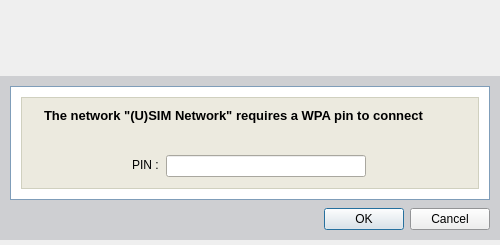
<ui version="4.0" >
 <class>Dialog</class>
 <widget class="QDialog" name="Dialog" >
  <property name="windowModality" >
   <enum>Qt::ApplicationModal</enum>
  </property>
  <property name="geometry" >
   <rect>
    <x>0</x>
    <y>0</y>
    <width>500</width>
    <height>245</height>
   </rect>
  </property>
  <property name="sizePolicy" >
   <sizepolicy vsizetype="Fixed" hsizetype="Preferred" >
    <horstretch>0</horstretch>
    <verstretch>0</verstretch>
   </sizepolicy>
  </property>
  <property name="minimumSize" >
   <size>
    <width>500</width>
    <height>245</height>
   </size>
  </property>
  <property name="maximumSize" >
   <size>
    <width>500</width>
    <height>245</height>
   </size>
  </property>
  <property name="font" >
   <font>
    <family>Arial</family>
    <pointsize>9</pointsize>
   </font>
  </property>
  <property name="windowTitle" >
   <string>PIN Required</string>
  </property>
  <property name="windowIcon" >
   <iconset>icons/prod_color.png</iconset>
  </property>
  <property name="sizeGripEnabled" >
   <bool>false</bool>
  </property>
  <property name="modal" >
   <bool>true</bool>
  </property>
  <layout class="QVBoxLayout" >
   <property name="spacing" >
    <number>0</number>
   </property>
   <property name="leftMargin" >
    <number>0</number>
   </property>
   <property name="topMargin" >
    <number>0</number>
   </property>
   <property name="rightMargin" >
    <number>0</number>
   </property>
   <property name="bottomMargin" >
    <number>0</number>
   </property>
   <item>
    <widget class="QFrame" name="headerFrame" >
     <property name="sizePolicy" >
      <sizepolicy vsizetype="Fixed" hsizetype="Preferred" >
       <horstretch>0</horstretch>
       <verstretch>0</verstretch>
      </sizepolicy>
     </property>
     <property name="minimumSize" >
      <size>
       <width>500</width>
       <height>70</height>
      </size>
     </property>
     <property name="maximumSize" >
      <size>
       <width>500</width>
       <height>70</height>
      </size>
     </property>
     <property name="frameShape" >
      <enum>QFrame::NoFrame</enum>
     </property>
     <property name="frameShadow" >
      <enum>QFrame::Raised</enum>
     </property>
     <layout class="QHBoxLayout" >
      <property name="spacing" >
       <number>0</number>
      </property>
      <property name="leftMargin" >
       <number>0</number>
      </property>
      <property name="topMargin" >
       <number>0</number>
      </property>
      <property name="rightMargin" >
       <number>0</number>
      </property>
      <property name="bottomMargin" >
       <number>0</number>
      </property>
      <item>
       <widget class="QLabel" name="headerLeft" >
        <property name="text" >
         <string/>
        </property>
        <property name="pixmap" >
         <pixmap>images/banner_left_short.png</pixmap>
        </property>
       </widget>
      </item>
      <item>
       <widget class="QLabel" name="headerRight" >
        <property name="text" >
         <string/>
        </property>
        <property name="pixmap" >
         <pixmap>images/banner_right_short.png</pixmap>
        </property>
       </widget>
      </item>
     </layout>
    </widget>
   </item>
   <item>
    <widget class="QFrame" name="mainFrame" >
     <property name="sizePolicy" >
      <sizepolicy vsizetype="Fixed" hsizetype="Preferred" >
       <horstretch>0</horstretch>
       <verstretch>0</verstretch>
      </sizepolicy>
     </property>
     <property name="palette" >
      <palette>
       <active>
        <colorrole role="Base" >
         <brush brushstyle="SolidPattern" >
          <color alpha="255" >
           <red>255</red>
           <green>255</green>
           <blue>255</blue>
          </color>
         </brush>
        </colorrole>
        <colorrole role="Window" >
         <brush brushstyle="SolidPattern" >
          <color alpha="255" >
           <red>206</red>
           <green>207</green>
           <blue>210</blue>
          </color>
         </brush>
        </colorrole>
       </active>
       <inactive>
        <colorrole role="Base" >
         <brush brushstyle="SolidPattern" >
          <color alpha="255" >
           <red>255</red>
           <green>255</green>
           <blue>255</blue>
          </color>
         </brush>
        </colorrole>
        <colorrole role="Window" >
         <brush brushstyle="SolidPattern" >
          <color alpha="255" >
           <red>206</red>
           <green>207</green>
           <blue>210</blue>
          </color>
         </brush>
        </colorrole>
       </inactive>
       <disabled>
        <colorrole role="Base" >
         <brush brushstyle="SolidPattern" >
          <color alpha="255" >
           <red>206</red>
           <green>207</green>
           <blue>210</blue>
          </color>
         </brush>
        </colorrole>
        <colorrole role="Window" >
         <brush brushstyle="SolidPattern" >
          <color alpha="255" >
           <red>206</red>
           <green>207</green>
           <blue>210</blue>
          </color>
         </brush>
        </colorrole>
       </disabled>
      </palette>
     </property>
     <property name="autoFillBackground" >
      <bool>true</bool>
     </property>
     <property name="frameShape" >
      <enum>QFrame::NoFrame</enum>
     </property>
     <property name="frameShadow" >
      <enum>QFrame::Raised</enum>
     </property>
     <layout class="QVBoxLayout" >
      <property name="spacing" >
       <number>8</number>
      </property>
      <property name="leftMargin" >
       <number>10</number>
      </property>
      <property name="topMargin" >
       <number>10</number>
      </property>
      <property name="rightMargin" >
       <number>10</number>
      </property>
      <property name="bottomMargin" >
       <number>10</number>
      </property>
      <item>
       <widget class="QFrame" name="outerCosmeticFrame" >
        <property name="sizePolicy" >
         <sizepolicy vsizetype="Fixed" hsizetype="Preferred" >
          <horstretch>0</horstretch>
          <verstretch>0</verstretch>
         </sizepolicy>
        </property>
        <property name="palette" >
         <palette>
          <active>
           <colorrole role="WindowText" >
            <brush brushstyle="SolidPattern" >
             <color alpha="255" >
              <red>127</red>
              <green>157</green>
              <blue>185</blue>
             </color>
            </brush>
           </colorrole>
           <colorrole role="Base" >
            <brush brushstyle="SolidPattern" >
             <color alpha="255" >
              <red>255</red>
              <green>255</green>
              <blue>255</blue>
             </color>
            </brush>
           </colorrole>
           <colorrole role="Window" >
            <brush brushstyle="SolidPattern" >
             <color alpha="255" >
              <red>255</red>
              <green>255</green>
              <blue>255</blue>
             </color>
            </brush>
           </colorrole>
          </active>
          <inactive>
           <colorrole role="WindowText" >
            <brush brushstyle="SolidPattern" >
             <color alpha="255" >
              <red>127</red>
              <green>157</green>
              <blue>185</blue>
             </color>
            </brush>
           </colorrole>
           <colorrole role="Base" >
            <brush brushstyle="SolidPattern" >
             <color alpha="255" >
              <red>255</red>
              <green>255</green>
              <blue>255</blue>
             </color>
            </brush>
           </colorrole>
           <colorrole role="Window" >
            <brush brushstyle="SolidPattern" >
             <color alpha="255" >
              <red>255</red>
              <green>255</green>
              <blue>255</blue>
             </color>
            </brush>
           </colorrole>
          </inactive>
          <disabled>
           <colorrole role="WindowText" >
            <brush brushstyle="SolidPattern" >
             <color alpha="255" >
              <red>118</red>
              <green>116</green>
              <blue>108</blue>
             </color>
            </brush>
           </colorrole>
           <colorrole role="Base" >
            <brush brushstyle="SolidPattern" >
             <color alpha="255" >
              <red>255</red>
              <green>255</green>
              <blue>255</blue>
             </color>
            </brush>
           </colorrole>
           <colorrole role="Window" >
            <brush brushstyle="SolidPattern" >
             <color alpha="255" >
              <red>255</red>
              <green>255</green>
              <blue>255</blue>
             </color>
            </brush>
           </colorrole>
          </disabled>
         </palette>
        </property>
        <property name="autoFillBackground" >
         <bool>true</bool>
        </property>
        <property name="frameShape" >
         <enum>QFrame::Box</enum>
        </property>
        <property name="frameShadow" >
         <enum>QFrame::Plain</enum>
        </property>
        <layout class="QVBoxLayout" >
         <property name="leftMargin" >
          <number>10</number>
         </property>
         <property name="topMargin" >
          <number>10</number>
         </property>
         <property name="rightMargin" >
          <number>10</number>
         </property>
         <property name="bottomMargin" >
          <number>10</number>
         </property>
         <item>
          <widget class="QFrame" name="innerCosmeticFrame" >
           <property name="sizePolicy" >
            <sizepolicy vsizetype="Fixed" hsizetype="Preferred" >
             <horstretch>0</horstretch>
             <verstretch>0</verstretch>
            </sizepolicy>
           </property>
           <property name="minimumSize" >
            <size>
             <width>16</width>
             <height>16</height>
            </size>
           </property>
           <property name="maximumSize" >
            <size>
             <width>16777215</width>
             <height>16777215</height>
            </size>
           </property>
           <property name="palette" >
            <palette>
             <active>
              <colorrole role="WindowText" >
               <brush brushstyle="SolidPattern" >
                <color alpha="255" >
                 <red>208</red>
                 <green>208</green>
                 <blue>191</blue>
                </color>
               </brush>
              </colorrole>
              <colorrole role="Base" >
               <brush brushstyle="SolidPattern" >
                <color alpha="255" >
                 <red>255</red>
                 <green>255</green>
                 <blue>255</blue>
                </color>
               </brush>
              </colorrole>
              <colorrole role="Window" >
               <brush brushstyle="SolidPattern" >
                <color alpha="255" >
                 <red>236</red>
                 <green>234</green>
                 <blue>223</blue>
                </color>
               </brush>
              </colorrole>
             </active>
             <inactive>
              <colorrole role="WindowText" >
               <brush brushstyle="SolidPattern" >
                <color alpha="255" >
                 <red>208</red>
                 <green>208</green>
                 <blue>191</blue>
                </color>
               </brush>
              </colorrole>
              <colorrole role="Base" >
               <brush brushstyle="SolidPattern" >
                <color alpha="255" >
                 <red>255</red>
                 <green>255</green>
                 <blue>255</blue>
                </color>
               </brush>
              </colorrole>
              <colorrole role="Window" >
               <brush brushstyle="SolidPattern" >
                <color alpha="255" >
                 <red>236</red>
                 <green>234</green>
                 <blue>223</blue>
                </color>
               </brush>
              </colorrole>
             </inactive>
             <disabled>
              <colorrole role="WindowText" >
               <brush brushstyle="SolidPattern" >
                <color alpha="255" >
                 <red>127</red>
                 <green>127</green>
                 <blue>127</blue>
                </color>
               </brush>
              </colorrole>
              <colorrole role="Base" >
               <brush brushstyle="SolidPattern" >
                <color alpha="255" >
                 <red>236</red>
                 <green>234</green>
                 <blue>223</blue>
                </color>
               </brush>
              </colorrole>
              <colorrole role="Window" >
               <brush brushstyle="SolidPattern" >
                <color alpha="255" >
                 <red>236</red>
                 <green>234</green>
                 <blue>223</blue>
                </color>
               </brush>
              </colorrole>
             </disabled>
            </palette>
           </property>
           <property name="autoFillBackground" >
            <bool>true</bool>
           </property>
           <property name="frameShape" >
            <enum>QFrame::Box</enum>
           </property>
           <property name="frameShadow" >
            <enum>QFrame::Plain</enum>
           </property>
           <layout class="QVBoxLayout" >
            <property name="spacing" >
             <number>12</number>
            </property>
            <property name="leftMargin" >
             <number>10</number>
            </property>
            <property name="topMargin" >
             <number>10</number>
            </property>
            <property name="rightMargin" >
             <number>10</number>
            </property>
            <property name="bottomMargin" >
             <number>10</number>
            </property>
            <item>
             <widget class="QFrame" name="labelFrame" >
              <property name="sizePolicy" >
               <sizepolicy vsizetype="Fixed" hsizetype="Preferred" >
                <horstretch>0</horstretch>
                <verstretch>0</verstretch>
               </sizepolicy>
              </property>
              <property name="frameShape" >
               <enum>QFrame::NoFrame</enum>
              </property>
              <property name="frameShadow" >
               <enum>QFrame::Raised</enum>
              </property>
              <layout class="QHBoxLayout" >
               <property name="spacing" >
                <number>0</number>
               </property>
               <property name="leftMargin" >
                <number>12</number>
               </property>
               <property name="topMargin" >
                <number>0</number>
               </property>
               <property name="rightMargin" >
                <number>12</number>
               </property>
               <property name="bottomMargin" >
                <number>0</number>
               </property>
               <item>
                <widget class="QLabel" name="labelDialogMsg" >
                 <property name="sizePolicy" >
                  <sizepolicy vsizetype="Fixed" hsizetype="Preferred" >
                   <horstretch>0</horstretch>
                   <verstretch>0</verstretch>
                  </sizepolicy>
                 </property>
                 <property name="minimumSize" >
                  <size>
                   <width>0</width>
                   <height>34</height>
                  </size>
                 </property>
                 <property name="palette" >
                  <palette>
                   <active>
                    <colorrole role="WindowText" >
                     <brush brushstyle="SolidPattern" >
                      <color alpha="255" >
                       <red>0</red>
                       <green>0</green>
                       <blue>0</blue>
                      </color>
                     </brush>
                    </colorrole>
                   </active>
                   <inactive>
                    <colorrole role="WindowText" >
                     <brush brushstyle="SolidPattern" >
                      <color alpha="255" >
                       <red>0</red>
                       <green>0</green>
                       <blue>0</blue>
                      </color>
                     </brush>
                    </colorrole>
                   </inactive>
                   <disabled>
                    <colorrole role="WindowText" >
                     <brush brushstyle="SolidPattern" >
                      <color alpha="255" >
                       <red>127</red>
                       <green>127</green>
                       <blue>127</blue>
                      </color>
                     </brush>
                    </colorrole>
                   </disabled>
                  </palette>
                 </property>
                 <property name="font" >
                  <font>
                   <family>Arial</family>
                   <pointsize>10</pointsize>
                   <weight>75</weight>
                   <bold>true</bold>
                  </font>
                 </property>
                 <property name="text" >
                  <string>The network "(U)SIM Network" requires a WPA pin to connect</string>
                 </property>
                 <property name="alignment" >
                  <set>Qt::AlignLeading|Qt::AlignLeft|Qt::AlignTop</set>
                 </property>
                 <property name="wordWrap" >
                  <bool>true</bool>
                 </property>
                 <property name="indent" >
                  <number>0</number>
                 </property>
                </widget>
               </item>
              </layout>
             </widget>
            </item>
            <item>
             <widget class="QFrame" name="frame_5" >
              <property name="sizePolicy" >
               <sizepolicy vsizetype="Fixed" hsizetype="Preferred" >
                <horstretch>0</horstretch>
                <verstretch>0</verstretch>
               </sizepolicy>
              </property>
              <property name="minimumSize" >
               <size>
                <width>16</width>
                <height>16</height>
               </size>
              </property>
              <property name="frameShape" >
               <enum>QFrame::NoFrame</enum>
              </property>
              <property name="frameShadow" >
               <enum>QFrame::Raised</enum>
              </property>
              <layout class="QHBoxLayout" >
               <property name="spacing" >
                <number>4</number>
               </property>
               <property name="leftMargin" >
                <number>0</number>
               </property>
               <property name="topMargin" >
                <number>0</number>
               </property>
               <property name="rightMargin" >
                <number>0</number>
               </property>
               <property name="bottomMargin" >
                <number>0</number>
               </property>
               <item>
                <widget class="QFrame" name="labelsFrame" >
                 <property name="sizePolicy" >
                  <sizepolicy vsizetype="Preferred" hsizetype="Preferred" >
                   <horstretch>0</horstretch>
                   <verstretch>0</verstretch>
                  </sizepolicy>
                 </property>
                 <property name="frameShape" >
                  <enum>QFrame::NoFrame</enum>
                 </property>
                 <property name="frameShadow" >
                  <enum>QFrame::Raised</enum>
                 </property>
                 <layout class="QVBoxLayout" >
                  <property name="spacing" >
                   <number>6</number>
                  </property>
                  <property name="leftMargin" >
                   <number>0</number>
                  </property>
                  <property name="topMargin" >
                   <number>0</number>
                  </property>
                  <property name="rightMargin" >
                   <number>0</number>
                  </property>
                  <property name="bottomMargin" >
                   <number>0</number>
                  </property>
                  <item>
                   <widget class="QFrame" name="frame_10" >
                    <property name="sizePolicy" >
                     <sizepolicy vsizetype="Fixed" hsizetype="Preferred" >
                      <horstretch>0</horstretch>
                      <verstretch>0</verstretch>
                     </sizepolicy>
                    </property>
                    <property name="minimumSize" >
                     <size>
                      <width>16</width>
                      <height>22</height>
                     </size>
                    </property>
                    <property name="maximumSize" >
                     <size>
                      <width>16777215</width>
                      <height>22</height>
                     </size>
                    </property>
                    <property name="frameShape" >
                     <enum>QFrame::NoFrame</enum>
                    </property>
                    <property name="frameShadow" >
                     <enum>QFrame::Raised</enum>
                    </property>
                    <layout class="QHBoxLayout" >
                     <property name="spacing" >
                      <number>0</number>
                     </property>
                     <property name="leftMargin" >
                      <number>0</number>
                     </property>
                     <property name="topMargin" >
                      <number>0</number>
                     </property>
                     <property name="rightMargin" >
                      <number>0</number>
                     </property>
                     <property name="bottomMargin" >
                      <number>0</number>
                     </property>
                     <item>
                      <spacer>
                       <property name="orientation" >
                        <enum>Qt::Horizontal</enum>
                       </property>
                       <property name="sizeHint" >
                        <size>
                         <width>40</width>
                         <height>2</height>
                        </size>
                       </property>
                      </spacer>
                     </item>
                     <item>
                      <widget class="QLabel" name="labelPassword" >
                       <property name="sizePolicy" >
                        <sizepolicy vsizetype="Fixed" hsizetype="Preferred" >
                         <horstretch>0</horstretch>
                         <verstretch>0</verstretch>
                        </sizepolicy>
                       </property>
                       <property name="minimumSize" >
                        <size>
                         <width>0</width>
                         <height>22</height>
                        </size>
                       </property>
                       <property name="maximumSize" >
                        <size>
                         <width>16777215</width>
                         <height>22</height>
                        </size>
                       </property>
                       <property name="palette" >
                        <palette>
                         <active>
                          <colorrole role="WindowText" >
                           <brush brushstyle="SolidPattern" >
                            <color alpha="255" >
                             <red>0</red>
                             <green>0</green>
                             <blue>0</blue>
                            </color>
                           </brush>
                          </colorrole>
                         </active>
                         <inactive>
                          <colorrole role="WindowText" >
                           <brush brushstyle="SolidPattern" >
                            <color alpha="255" >
                             <red>0</red>
                             <green>0</green>
                             <blue>0</blue>
                            </color>
                           </brush>
                          </colorrole>
                         </inactive>
                         <disabled>
                          <colorrole role="WindowText" >
                           <brush brushstyle="SolidPattern" >
                            <color alpha="255" >
                             <red>127</red>
                             <green>127</green>
                             <blue>127</blue>
                            </color>
                           </brush>
                          </colorrole>
                         </disabled>
                        </palette>
                       </property>
                       <property name="font" >
                        <font>
                         <family>Arial</family>
                         <pointsize>9</pointsize>
                        </font>
                       </property>
                       <property name="text" >
                        <string>PIN : </string>
                       </property>
                      </widget>
                     </item>
                    </layout>
                   </widget>
                  </item>
                  <item>
                   <spacer>
                    <property name="orientation" >
                     <enum>Qt::Vertical</enum>
                    </property>
                    <property name="sizeHint" >
                     <size>
                      <width>20</width>
                      <height>2</height>
                     </size>
                    </property>
                   </spacer>
                  </item>
                 </layout>
                </widget>
               </item>
               <item>
                <widget class="QFrame" name="inputFrame" >
                 <property name="sizePolicy" >
                  <sizepolicy vsizetype="Fixed" hsizetype="Preferred" >
                   <horstretch>0</horstretch>
                   <verstretch>0</verstretch>
                  </sizepolicy>
                 </property>
                 <property name="frameShape" >
                  <enum>QFrame::NoFrame</enum>
                 </property>
                 <property name="frameShadow" >
                  <enum>QFrame::Raised</enum>
                 </property>
                 <layout class="QVBoxLayout" >
                  <property name="spacing" >
                   <number>2</number>
                  </property>
                  <property name="leftMargin" >
                   <number>0</number>
                  </property>
                  <property name="topMargin" >
                   <number>0</number>
                  </property>
                  <property name="rightMargin" >
                   <number>0</number>
                  </property>
                  <property name="bottomMargin" >
                   <number>0</number>
                  </property>
                  <item>
                   <widget class="QLineEdit" name="dataFieldPassword" >
                    <property name="minimumSize" >
                     <size>
                      <width>200</width>
                      <height>22</height>
                     </size>
                    </property>
                    <property name="maximumSize" >
                     <size>
                      <width>16777215</width>
                      <height>22</height>
                     </size>
                    </property>
                    <property name="palette" >
                     <palette>
                      <active>
                       <colorrole role="WindowText" >
                        <brush brushstyle="SolidPattern" >
                         <color alpha="255" >
                          <red>0</red>
                          <green>0</green>
                          <blue>0</blue>
                         </color>
                        </brush>
                       </colorrole>
                      </active>
                      <inactive>
                       <colorrole role="WindowText" >
                        <brush brushstyle="SolidPattern" >
                         <color alpha="255" >
                          <red>0</red>
                          <green>0</green>
                          <blue>0</blue>
                         </color>
                        </brush>
                       </colorrole>
                      </inactive>
                      <disabled>
                       <colorrole role="WindowText" >
                        <brush brushstyle="SolidPattern" >
                         <color alpha="255" >
                          <red>127</red>
                          <green>127</green>
                          <blue>127</blue>
                         </color>
                        </brush>
                       </colorrole>
                      </disabled>
                     </palette>
                    </property>
                    <property name="font" >
                     <font>
                      <family>Arial</family>
                      <pointsize>9</pointsize>
                     </font>
                    </property>
                    <property name="echoMode" >
                     <enum>QLineEdit::Password</enum>
                    </property>
                   </widget>
                  </item>
                 </layout>
                </widget>
               </item>
               <item>
                <spacer>
                 <property name="orientation" >
                  <enum>Qt::Horizontal</enum>
                 </property>
                 <property name="sizeType" >
                  <enum>QSizePolicy::Fixed</enum>
                 </property>
                 <property name="sizeHint" >
                  <size>
                   <width>102</width>
                   <height>20</height>
                  </size>
                 </property>
                </spacer>
               </item>
              </layout>
             </widget>
            </item>
           </layout>
          </widget>
         </item>
        </layout>
       </widget>
      </item>
      <item>
       <widget class="QDialogButtonBox" name="buttonBox" >
        <property name="standardButtons" >
         <set>QDialogButtonBox::Cancel|QDialogButtonBox::NoButton|QDialogButtonBox::Ok</set>
        </property>
       </widget>
      </item>
     </layout>
    </widget>
   </item>
  </layout>
 </widget>
 <resources/>
 <connections/>
</ui>
